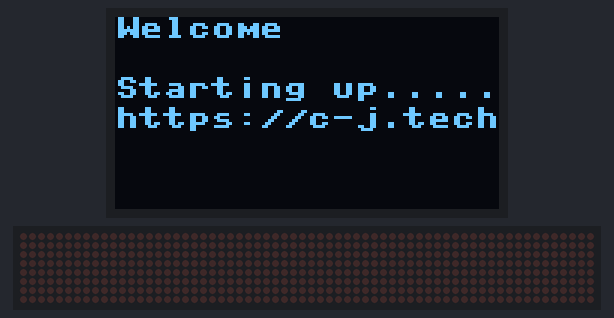
Recording of a program running on a simulated ESP32 board running MicroPython. Shown: 128×64 one-colour display, 64×8 LED matrix. WiFi joins after 1.5 s; values from a settings file that is not in the repository are placeholders; library files of the repository ran but are not shown: max7219.py, SSD1306.py. At 3.6 s the program stops and its outputs stay as they are.

Above: at 0.1 s.
At 3.7 s:
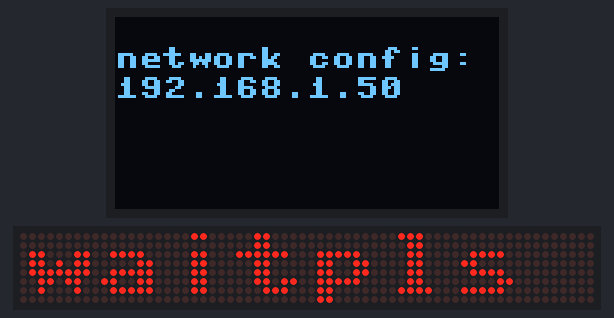

The program:

main.py
```python
import machine
import utime
import ujson
import network
import secrets
import max7219  # , httpclient
import SSD1306
from machine import Pin, SPI, ADC, I2C
from time import sleep

# ESP32 Pin assignment
i2c = I2C(-1, scl=Pin(22), sda=Pin(21))

oled_width = 128
oled_height = 64
oled = SSD1306.SSD1306_I2C(oled_width, oled_height, i2c)

oled.text('Welcome', 0, 0)
oled.text('Starting up.....', 0, 20)
oled.text('https://c-j.tech', 0, 30)
oled.show()

utime.sleep_ms(1000)
oled.fill(0)
utime.sleep_ms(1000)

oled.text("connecting to", 0, 20)
oled.text("wifi.........", 0, 40)
oled.show()


# print(secrets.WIFI_SSID)
# print(secrets.WIFI_PASSWORD)
# station = network.WLAN(network.STA_IF)
# station.active(True)
# station.isconnected()
# station.ifconfig()
# oled.pixel(0, 0, 0)
# station.connect(secrets.WIFI_SSID, secrets.WIFI_PASSWORD)
# oled.show()
# if not station.isconnected():
#     oled.fill(0)
#     oled.text("connecting...", 0, 0)


#     oled.fill(0)
#     oled.text("Connected:", 0, 0)
#     oled.text(station.ifconfig()[2], 0, 10)
#     oled.show()

def do_connect():
    oled.fill(0)
    wlan = network.WLAN(network.STA_IF)
    wlan.active(True)
    if not wlan.isconnected():
        oled.text('connecting to network...', 0, 10)
        wlan.connect(secrets.WIFI_SSID, secrets.WIFI_PASSWORD)
        while not wlan.isconnected():
            pass

    oled.fill(0)
    oled.text('network config:', 0, 10)
    oled.text(wlan.ifconfig()[0], 0, 20)
    oled.show()


def setup_screen():
    spi = SPI(1, baudrate=10000000, polarity=1,
              phase=0, sck=Pin(4), mosi=Pin(2))
    screen = max7219.Max7219(32, 16, spi, Pin(5))
    screen.brightness(0)
    return screen


do_connect()
screen = setup_screen()
screen.text("wait", 0, 0, 1)
screen.text("pls",  0, 8, 1)
screen.show()

# def multiline_marquee(screen, *lines, width=32):
#     start = width + 1
#     longest = len(max(lines, key=len))
#     extent = 0 - (longest * 8) - 32
#     for x in range(start, extent, -1):
#         screen.fill(0)
#         for y in range(0, len(lines)):
#             screen.text(lines[y], x, y * 8, 1)
#         screen.show()
#         utime.sleep_ms(30)

# multiline_marquee( screen,
#                    " Hey ,
#                    "There")
# screen.show()
```

boot.py
```python
import micropython
import webrepl
import esp
import os

os.listdir()

esp.osdebug(None)

webrepl.start()

micropython.opt_level(2)
```
